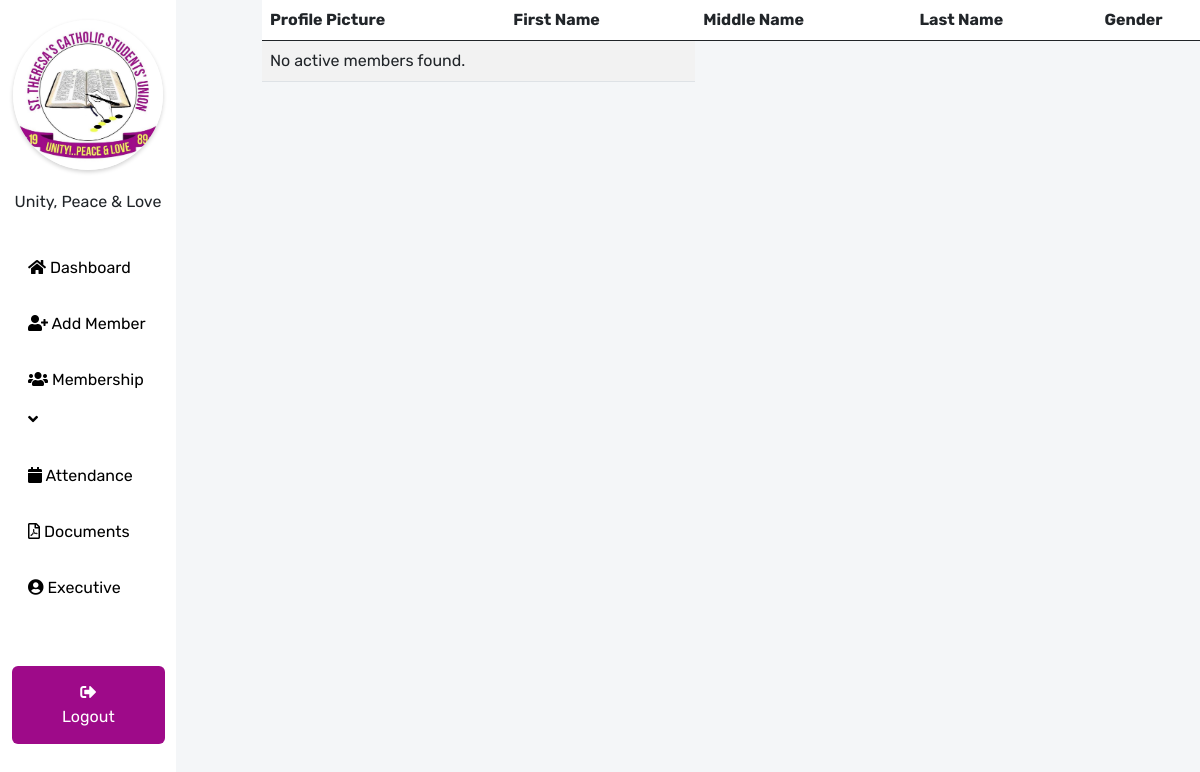
Before: /active_members with the older database file.
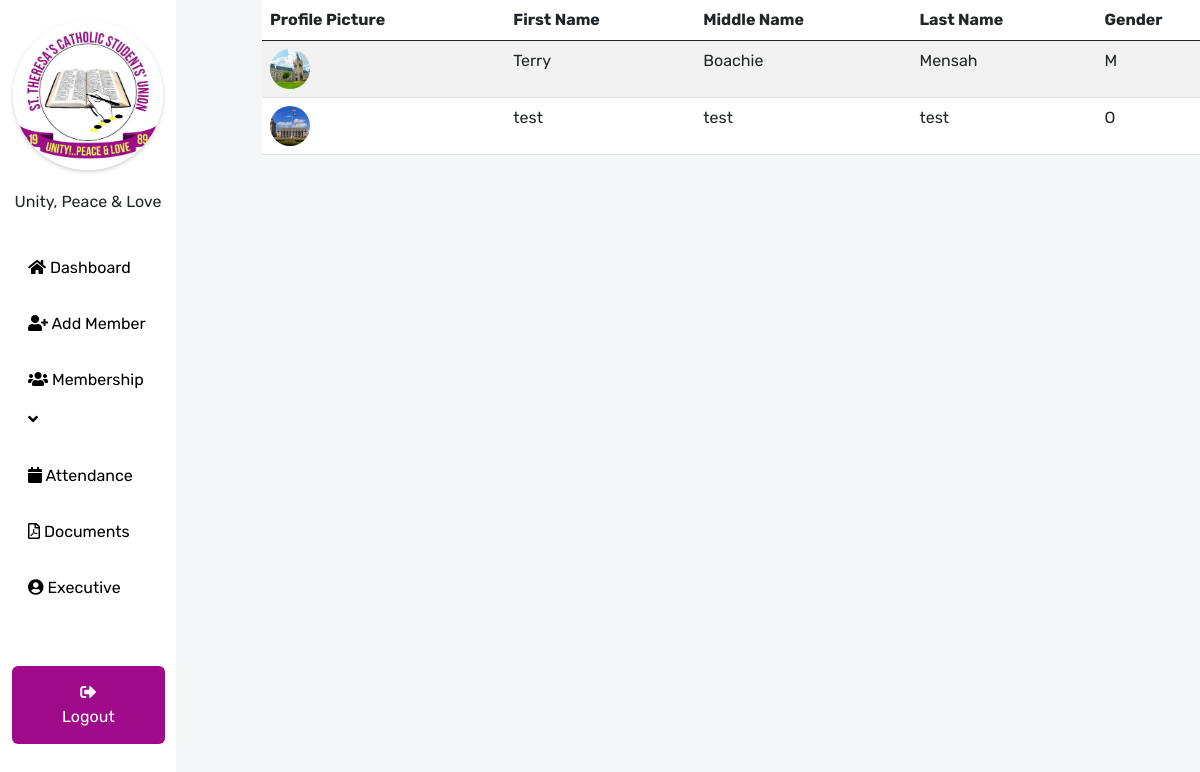
After: the same page with the newer database file.
### login_app/models.py (models this page shows, shortened)
class Member(models.Model):
    GENDER_CHOICES = [
        ('M', 'Male'),
        ('F', 'Female'),
        ('O', 'Other'),
    ]
    STATUS_CHOICES = [
        ('Active', 'Active Member'),
        ('Affiliate', 'Affiliate Member'),
        ('Patron', 'Patron/Patronessess'),
    ]
    first_name = models.CharField(max_length=255)
    middle_name = models.CharField(max_length=255)
    surname = models.CharField(max_length=255)
    gender = models.CharField(max_length=1, choices=GENDER_CHOICES)
    contact_number = models.PositiveIntegerField()
    house_number = models.CharField(max_length=255)
    hometown = models.CharField(max_length=255)
    email = models.EmailField()
    date_of_birth = models.DateField()
    profile_image = models.ImageField(upload_to='profile_images')
    previous_school = models.CharField(max_length=255)
    current_school = models.CharField(max_length=255)
    occupation = models.CharField(max_length=255)
    course = models.CharField(max_length=255)
    level = models.CharField(max_length=255)
    field = models.CharField(max_length=255)
    date_of_joining = models.DateField()
    status = models.CharField(max_length=255, choices=STATUS_CHOICES)

### login_app/views.py (the view)
# urls.py: path('active_members', views.active_members, name='active_members'),
def active_members(request):
    active_members = Member.objects.filter(status='Active')
    return render(request, 'active_members.html', {'active_members': active_members})

### login_app/templates/active_members.html (shortened to what this page needs)
<!DOCTYPE html>
<html lang="en">
  <head>
    <link
      rel="stylesheet"
      href="https://cdnjs.cloudflare.com/ajax/libs/font-awesome/5.15.3/css/all.min.css"
    />
    <link
      href="https://cdn.jsdelivr.net/npm/bootstrap@5.0.2/dist/css/bootstrap.min.css"
      rel="stylesheet"
    />
  </head>
  <body>
    <div class="overflow-hidden">
      <div class="row">
        <div class="col-md-2 mm">{% include 'sidebar.html' %}</div>
        <div class="col-md-10 active_member">
        <div class="container">
            <table class="table table-striped">
                <thead>
                    <tr><th>Profile Picture</th>
                        <th>First Name</th>
                        <th>Middle Name</th>
                        <th>Last Name</th>
                        <th>Gender</th>
                    </tr>
                </thead>
                <tbody>
                    {% for member in active_members %}
                    <tr>
                        <td><div class="imagesss" style="background-image:url({{member.profile_image.url}})"> </div></td>
                        <td>{{ member.first_name }}</td>
                        <td>{{member.middle_name}}</td>
                        <td>{{ member.surname }}</td>
                        <td>{{member.gender}}</td>
                    </tr>
                    {% empty %}
                    <tr>
                        <td colspan="2">No active members found.</td>
                    </tr>
                    {% endfor %}
                </tbody>
            </table>
        </div>
        </div>
      </div>
    </div>
  </body>
</html>

Changed rows visible on the page:
added Member: profile_image (picture), first_name "Terry", middle_name "Boachie", surname "Mensah", gender "M"
added Member: profile_image (picture), first_name "test", middle_name "test", surname "test", gender "O"
Other visible differences:
text no longer shown: "No active members found."
